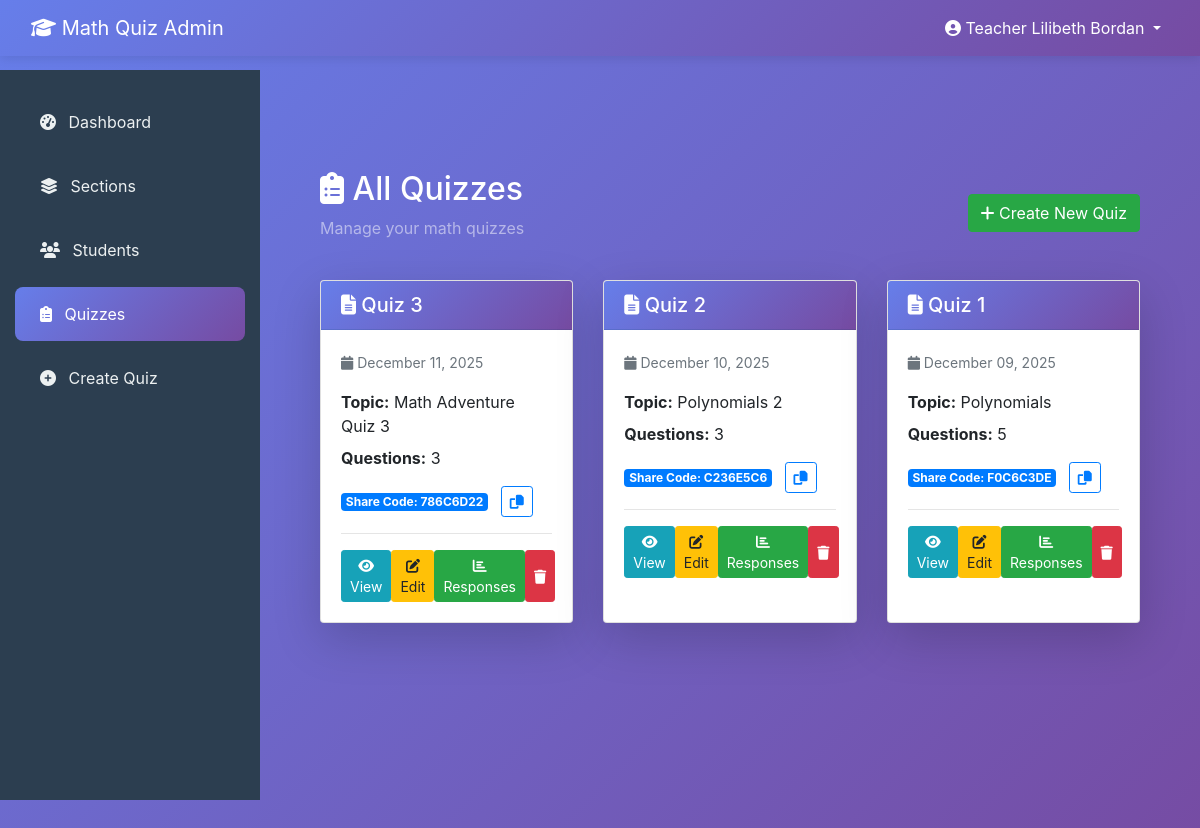
Page /views/admin/quizzes.php (signed in) on the committed database.
### tables this page shows
CREATE TABLE `quizzes` (
  `id` int(11) NOT NULL,
  `title` varchar(200) NOT NULL,
  `date` date NOT NULL,
  `topic` varchar(100) DEFAULT NULL,
  `instructions` text DEFAULT NULL,
  `share_code` varchar(50) NOT NULL,
  `created_by` int(11) NOT NULL,
  `status` enum('active','inactive','archived') DEFAULT 'active',
  `created_at` timestamp NOT NULL DEFAULT current_timestamp(),
  `updated_at` timestamp NOT NULL DEFAULT current_timestamp() ON UPDATE current_timestamp()
);

### config/config.php (called while the page is built, shortened)
<?php
class Database {
    private static $instance = null;
    private $conn;
    private function __construct() {
        try {
            $this->conn = new PDO(
                "mysql:host=" . DB_HOST . ";dbname=" . DB_NAME,
                DB_USER,
                DB_PASS,
                array(
                    PDO::ATTR_ERRMODE => PDO::ERRMODE_EXCEPTION,
                    PDO::ATTR_DEFAULT_FETCH_MODE => PDO::FETCH_ASSOC,
                    PDO::MYSQL_ATTR_INIT_COMMAND => "SET NAMES utf8"
                )
            );
        } catch(PDOException $e) {
            die("Connection failed: " . $e->getMessage());
        }
    }
    public static function getInstance() {
        if(!self::$instance) {
            self::$instance = new Database();
        }
        return self::$instance;
    }
    public function getConnection() {
        return $this->conn;
    }
}
?>

### models/Quiz.php (called while the page is built, shortened)
<?php
class Quiz {
    private $db;
    public function __construct() {
        $this->db = Database::getInstance()->getConnection();
    }
    public function getAll() {
        $stmt = $this->db->query("SELECT q.*, COUNT(qst.id) as question_count
                                   FROM quizzes q
                                   LEFT JOIN questions qst ON q.id = qst.quiz_id
                                   WHERE q.status='active'
                                   GROUP BY q.id
                                   ORDER BY q.created_at DESC");
        return $stmt->fetchAll();
    }
}
?>

### views/admin/quizzes.php (the view, shortened to what this page needs)
<?php
require_once '../../config/config.php';
require_once '../../models/Quiz.php';
$quizModel = new Quiz();
$quizzes = $quizModel->getAll();
?>
<?php include '../../includes/admin-layout.php'; ?>
<div class="container-scroller">
    <div class="container-fluid page-body-wrapper" style="margin-top: 70px;">
        <div class="container mt-4">
            <div class="row mb-4">
                <div class="col-md-12">
                    <div class="d-flex justify-content-between align-items-center">
                        <div>
                            <h2 class="text-white"><i class="fas fa-clipboard-list"></i> All Quizzes</h2>
                            <p class="text-white-50">Manage your math quizzes</p>
                        </div>
                        <div>
                            <a href="<?php echo APP_URL; ?>/views/admin/create-quiz.php" class="btn btn-success">
                                <i class="fas fa-plus"></i> Create New Quiz
                            </a>
                        </div>
                    </div>
                </div>
            </div>
            <div class="row">
                <?php if(empty($quizzes)): ?>
                    <div class="col-12">
                        <div class="card shadow-lg text-center py-5">
                            <?php if(!empty($quiz['section'])): ?>
    <div class="text-center mb-2">
        <span class="badge badge-pill badge-primary">
            <?php echo htmlspecialchars($quiz['section']); ?>
        </span>
    </div>
<?php endif; ?>
                            <div class="card-body">
                                <i class="fas fa-clipboard-list fa-5x text-muted mb-4"></i>
                                <h3 class="text-muted">No Quizzes Yet</h3>
                                <p class="text-muted mb-4">Create your first quiz to get started!</p>
                                <a href="create-quiz.php" class="btn btn-success btn-lg">
                                    <i class="fas fa-plus"></i> Create Quiz
                                </a>
                            </div>
                        </div>
                    </div>
                <?php else: ?>
                    <?php foreach($quizzes as $quiz): ?>
                        <div class="col-md-6 col-lg-4 mb-4">
                            <div class="card shadow-lg h-100 quiz-card-admin">
                                <div class="card-header bg-gradient text-white" style="background: linear-gradient(135deg, #667eea, #764ba2);">
                                    <h5 class="mb-0">
                                        <i class="fas fa-file-alt"></i>
                                        <?php echo htmlspecialchars($quiz['title']); ?>
                                    </h5>
                                </div>
                                <div class="card-body">
                                    <div class="mb-3">
                                        <small class="text-muted">
                                            <i class="fas fa-calendar"></i>
                                            <?php echo date('F d, Y', strtotime($quiz['date'])); ?>
                                        </small>
                                    </div>
                                    <?php if($quiz['topic']): ?>
                                        <p class="mb-2">
                                            <strong>Topic:</strong> <?php echo htmlspecialchars($quiz['topic']); ?>
                                        </p>
                                    <?php endif; ?>
                                    <p class="mb-3">
                                        <strong>Questions:</strong> <?php echo $quiz['question_count']; ?>
                                    </p>
                                    <div class="mb-3">
                                        <span class="badge badge-primary">Share Code: <?php echo $quiz['share_code']; ?></span>
                                        <button class="btn btn-sm btn-outline-primary ml-2" onclick="copyShareLink('<?php echo $quiz['share_code']; ?>')">
                                            <i class="fas fa-copy"></i>
                                        </button>
                                    </div>
                                    <hr>
                                    <div class="d-flex justify-content-between">
                                        <a href="view-quiz.php?id=<?php echo $quiz['id']; ?>" class="btn btn-sm btn-info">
                                            <i class="fas fa-eye"></i> View
                                        </a>
                                        <a href="edit-quiz.php?id=<?php echo $quiz['id']; ?>" class="btn btn-sm btn-warning">
                                            <i class="fas fa-edit"></i> Edit
                                        </a>
                                        <a href="view-responses.php?id=<?php echo $quiz['id']; ?>" class="btn btn-sm btn-success">
                                            <i class="fas fa-chart-bar"></i> Responses
                                        </a>
                                        <button class="btn btn-sm btn-danger" onclick="deleteQuiz(<?php echo $quiz['id']; ?>, '<?php echo addslashes($quiz['title']); ?>')">
                                            <i class="fas fa-trash"></i>
                                        </button>
                                    </div>
                                </div>
                            </div>
                        </div>
                    <?php endforeach; ?>
                <?php endif; ?>
            </div>
        </div>
    </div>
</div>
<?php include '../../includes/admin-layout-footer.php'; ?>

### includes/admin-layout.php (style rules this page uses)
body { background: linear-gradient(135deg, #667eea 0%, #764ba2 100%); min-height: 100vh; }

### views/admin/quizzes.php (style rules this page uses)
.quiz-card-admin { transition: all 0.3s; }

### rows in the picture
quizzes: title "Quiz 3", date "December 11, 2025", topic "Math Adventure Quiz 3", question_count "3", share_code "786C6D22"
quizzes: title "Quiz 2", date "December 10, 2025", topic "Polynomials 2", question_count "3", share_code "C236E5C6"
quizzes: title "Quiz 1", date "December 09, 2025", topic "Polynomials", question_count "5", share_code "F0C6C3DE"

### other values in the picture
$_SESSION['admin_name'] "Teacher Lilibeth Bordan"
